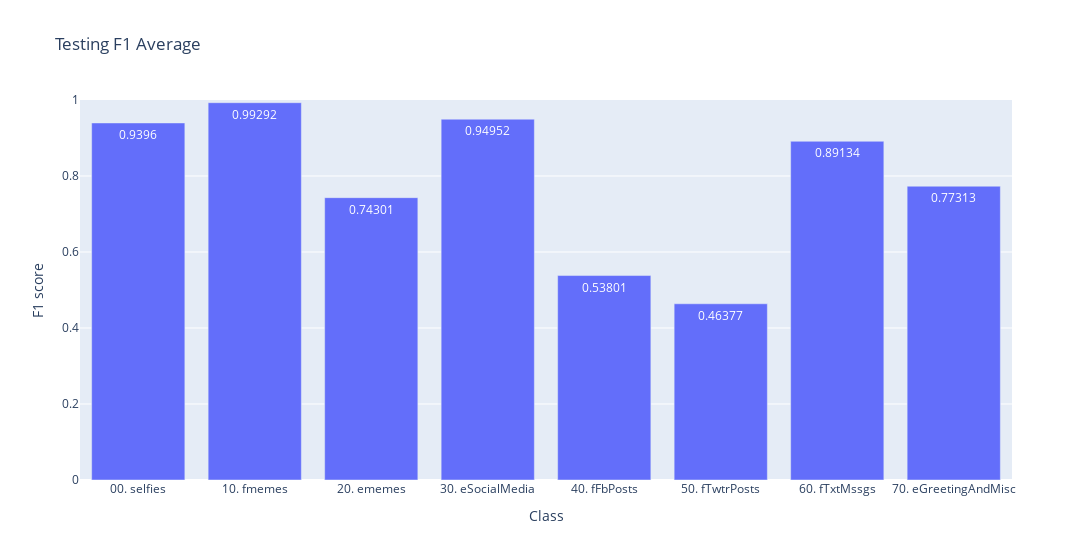

This figure's notebook cell:
### Code cell
fig = px.bar(pd.DataFrame(history['test_f1_score'].reshape((1,-1)), columns=train_data_iterator.class_indices).squeeze().rename('Class'), title="Testing F1 Average", text_auto=True, width=1200) # squeeze() the 1 row df to series
fig.update_layout(xaxis=dict(title="Class"), yaxis=dict(title="F1 score"), showlegend=False, yaxis_range=[0,1])

### Figure 1 — Plotly figure (JSON) as saved in the notebook; plotly's stock layout.template omitted (floating-point values rounded to 4 significant figures)
{"data": [{"alignmentgroup": "True", "hovertemplate": "variable=Class<br>index=%{x}<br>value=%{y}<extra></extra>", "legendgroup": "Class", "marker": {"color": "#636efa", "pattern": {"shape": ""}}, "name": "Class", "offsetgroup": "Class", "orientation": "v", "showlegend": true, "textposition": "auto", "texttemplate": "%{y}", "type": "bar", "x": ["00. selfies", "10. fmemes", "20. ememes", "30. eSocialMedia", "40. fFbPosts", "50. fTwtrPosts", "60. fTxtMssgs", "70. eGreetingAndMisc"], "xaxis": "x", "y": [0.9396, 0.9929, 0.743, 0.9495, 0.538, 0.4638, 0.8913, 0.7731], "yaxis": "y"}], "layout": {"barmode": "relative", "legend": {"title": {"text": "variable"}, "tracegroupgap": 0}, "showlegend": false, "title": {"text": "Testing F1 Average"}, "width": 1200, "xaxis": {"anchor": "y", "domain": [0, 1], "title": {"text": "Class"}}, "yaxis": {"anchor": "x", "domain": [0, 1], "range": [0, 1], "title": {"text": "F1 score"}}}}
